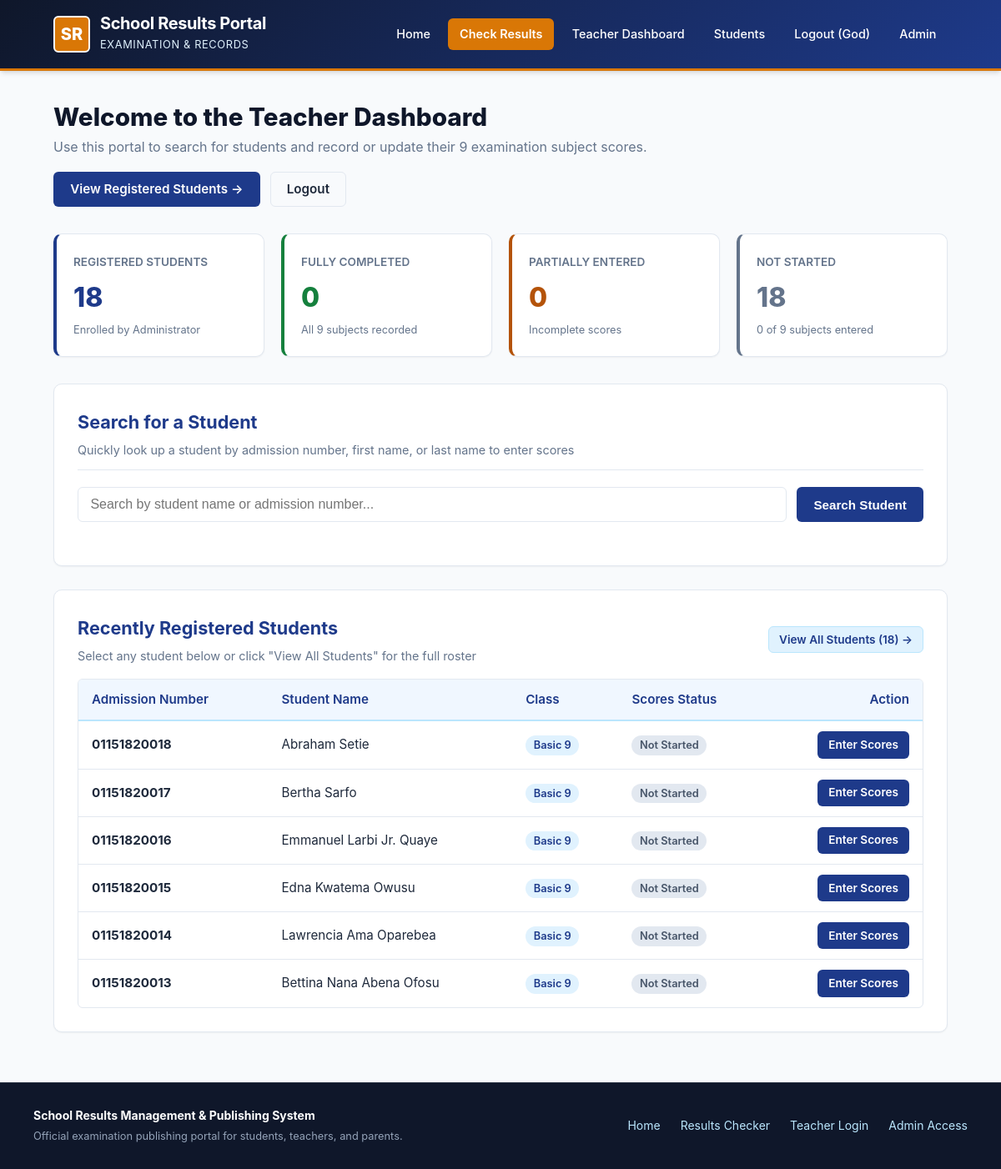
Screenshot of /teacher/dashboard/ (signed in) with the database file from the repository.
### students/models.py (models this page shows, shortened)
class Student(models.Model):
    admission_number = models.CharField(
        max_length=20,
        unique=True,
        verbose_name="Admission Number"
    )
    first_name = models.CharField(max_length=50, verbose_name="First Name")
    last_name = models.CharField(max_length=50, verbose_name="Last Name")
    class_name = models.CharField(max_length=20, verbose_name="Class")
    date_registered = models.DateTimeField(auto_now_add=True, verbose_name="Date Registered")
    class Meta:
        ordering = ['class_name', 'last_name', 'first_name']
        verbose_name = "Student"
        verbose_name_plural = "Students"
    @property
    def full_name(self):
        return f"{self.first_name} {self.last_name}"
    @property
    def index_number(self):
        """Backwards compatibility alias for admission_number."""
        return self.admission_number

### accounts/views.py (the view, shortened to what this page needs)
# urls.py: path('teacher/dashboard/', views.teacher_dashboard, name='teacher_dashboard'),
@login_required(login_url='teacher_login')
def teacher_dashboard(request):
    total_students = Student.objects.count()
    total_subjects = Subject.objects.count()
    students_with_results = Student.objects.annotate(
        results_count=Count('results')
    )
    complete_count = 0
    partial_count = 0
    not_started_count = 0
    for s in students_with_results:
        if total_subjects > 0 and s.results_count >= total_subjects:
            complete_count += 1
        elif s.results_count > 0:
            partial_count += 1
        else:
            not_started_count += 1
    query = request.GET.get('q', '').strip()
    search_results = None
    recent_students = Student.objects.all().order_by('-id')[:6].annotate(
        results_count=Count('results')
    )
    return render(request, 'accounts/teacher_dashboard.html', {
        'total_students': total_students,
        'total_subjects': total_subjects,
        'complete_count': complete_count,
        'partial_count': partial_count,
        'not_started_count': not_started_count,
        'search_query': query,
        'search_results': search_results,
        'recent_students': recent_students,
    })

### templates/accounts/teacher_dashboard.html (shortened to what this page needs)
{% extends 'base.html' %}
{% block content %}
<div style="display: flex; justify-content: space-between; align-items: center; flex-wrap: wrap; gap: 1rem; margin-bottom: 2rem;">
    <div>
        <h2 style="color: var(--navy-dark); font-size: 1.85rem; font-weight: 800;">
            Welcome to the Teacher Dashboard
        </h2>
        <p style="color: var(--text-muted); font-size: 1rem;">
            Use this portal to search for students and record or update their 9 examination subject scores.
        </p>
    </div>
    <div style="display: flex; gap: 0.75rem;">
        <a href="{% url 'teacher_students' %}" class="btn btn-primary">
            View Registered Students &rarr;
        </a>
        <a href="{% url 'teacher_logout' %}" class="btn btn-outline">
            Logout
        </a>
    </div>
</div>
<div style="display: grid; grid-template-columns: repeat(auto-fit, minmax(220px, 1fr)); gap: 1.25rem; margin-bottom: 2rem;">
    <div class="card" style="margin-bottom: 0; padding: 1.25rem; border-left: 4px solid var(--navy-primary);">
        <span style="font-size: 0.85rem; color: var(--text-muted); text-transform: uppercase; font-weight: 600;">Registered Students</span>
        <div style="font-size: 2rem; font-weight: 800; color: var(--navy-primary); margin-top: 0.25rem;">
            {{ total_students }}
        </div>
        <span style="font-size: 0.8rem; color: var(--text-muted);">Enrolled by Administrator</span>
    </div>
    <div class="card" style="margin-bottom: 0; padding: 1.25rem; border-left: 4px solid var(--success);">
        <span style="font-size: 0.85rem; color: var(--text-muted); text-transform: uppercase; font-weight: 600;">Fully Completed</span>
        <div style="font-size: 2rem; font-weight: 800; color: var(--success); margin-top: 0.25rem;">
            {{ complete_count }}
        </div>
        <span style="font-size: 0.8rem; color: var(--text-muted);">All 9 subjects recorded</span>
    </div>
    <div class="card" style="margin-bottom: 0; padding: 1.25rem; border-left: 4px solid var(--warning);">
        <span style="font-size: 0.85rem; color: var(--text-muted); text-transform: uppercase; font-weight: 600;">Partially Entered</span>
        <div style="font-size: 2rem; font-weight: 800; color: var(--warning); margin-top: 0.25rem;">
            {{ partial_count }}
        </div>
        <span style="font-size: 0.8rem; color: var(--text-muted);">Incomplete scores</span>
    </div>
    <div class="card" style="margin-bottom: 0; padding: 1.25rem; border-left: 4px solid var(--text-muted);">
        <span style="font-size: 0.85rem; color: var(--text-muted); text-transform: uppercase; font-weight: 600;">Not Started</span>
        <div style="font-size: 2rem; font-weight: 800; color: var(--text-muted); margin-top: 0.25rem;">
            {{ not_started_count }}
        </div>
        <span style="font-size: 0.8rem; color: var(--text-muted);">0 of 9 subjects entered</span>
    </div>
</div>
<div class="card">
    <div class="card-header">
        <h3 class="card-title">Search for a Student</h3>
        <p class="card-subtitle">Quickly look up a student by admission number, first name, or last name to enter scores</p>
    </div>
    <form method="GET" action="{% url 'teacher_dashboard' %}" style="display: flex; gap: 0.75rem; flex-wrap: wrap; margin-bottom: 1.5rem;">
        <input
            type="text"
            name="q"
            value="{{ search_query }}"
            class="form-control"
            placeholder="Search by student name or admission number..."
            style="flex: 1; min-width: 260px;"
            required
        >
        <button type="submit" class="btn btn-primary">Search Student</button>
    </form>
</div>
<div class="card">
    <div style="display: flex; justify-content: space-between; align-items: center; margin-bottom: 1rem; flex-wrap: wrap; gap: 0.5rem;">
        <div>
            <h3 class="card-title" style="margin-bottom: 0.2rem;">Recently Registered Students</h3>
            <p class="card-subtitle">Select any student below or click "View All Students" for the full roster</p>
        </div>
        <a href="{% url 'teacher_students' %}" class="btn btn-secondary btn-sm">
            View All Students ({{ total_students }}) &rarr;
        </a>
    </div>
    {% if recent_students %}
        <div class="table-responsive">
            <table class="table">
                <thead>
                    <tr>
                        <th>Admission Number</th>
                        <th>Student Name</th>
                        <th>Class</th>
                        <th>Scores Status</th>
                        <th style="text-align: right;">Action</th>
                    </tr>
                </thead>
                <tbody>
                    {% for student in recent_students %}
                        <tr>
                            <td><strong>{{ student.admission_number }}</strong></td>
                            <td>{{ student.full_name }}</td>
                            <td><span class="badge badge-info">{{ student.class_name }}</span></td>
                            <td>
                                {% if student.results_count >= total_subjects and total_subjects > 0 %}
                                    <span class="badge badge-success">Completed ({{ student.results_count }}/{{ total_subjects }})</span>
                                {% elif student.results_count > 0 %}
                                    <span class="badge badge-warning">Partial ({{ student.results_count }}/{{ total_subjects }})</span>
                                {% else %}
                                    <span class="badge" style="background:#e2e8f0; color:#475569;">Not Started</span>
                                {% endif %}
                            </td>
                            <td style="text-align: right;">
                                <a href="{% url 'teacher_enter_scores' student.id %}" class="btn btn-primary btn-sm">
                                    {% if student.results_count > 0 %}Update Scores{% else %}Enter Scores{% endif %}
                                </a>
                            </td>
                        </tr>
                    {% endfor %}
                </tbody>
            </table>
        </div>
    {% endif %}
</div>
{% endblock %}

### templates/base.html (shortened to what this page needs)
{% load static %}
<!DOCTYPE html>
<html lang="en">
<head>
    <link rel="stylesheet" href="{% static 'css/style.css' %}">
</head>
<body>
    <header class="site-header">
        <div class="header-container">
            <a href="{% url 'home' %}" class="school-brand">
                <div class="brand-crest">SR</div>
                <div class="brand-text">
                    <h1>School Results Portal</h1>
                    <span>Examination & Records</span>
                </div>
            </a>
            <nav class="main-nav">
                <a href="{% url 'home' %}" class="nav-link">Home</a>
                <a href="{% url 'parent_search' %}" class="nav-link nav-btn-highlight">Check Results</a>
                {% if user.is_authenticated %}
                    <a href="{% url 'teacher_dashboard' %}" class="nav-link">Teacher Dashboard</a>
                    <a href="{% url 'teacher_students' %}" class="nav-link">Students</a>
                    <a href="{% url 'teacher_logout' %}" class="nav-link">Logout ({{ user.username }})</a>
                {% else %}
                    <a href="{% url 'teacher_login' %}" class="nav-link">Teacher Portal</a>
                {% endif %}
                <a href="/admin/" class="nav-link" target="_blank">Admin</a>
            </nav>
        </div>
    </header>
    <main class="site-content">
        {% block content %}
        {% endblock %}
    </main>
    <footer class="site-footer">
        <div class="footer-container">
            <div>
                <strong>School Results Management &amp; Publishing System</strong>
                <p style="margin-top: 0.25rem; color: #94a3b8; font-size: 0.8rem;">
                    Official examination publishing portal for students, teachers, and parents.
                </p>
            </div>
            <div class="footer-links">
                <a href="{% url 'home' %}">Home</a>
                <a href="{% url 'parent_search' %}">Results Checker</a>
                <a href="{% url 'teacher_login' %}">Teacher Login</a>
                <a href="/admin/">Admin Access</a>
            </div>
        </div>
    </footer>
</body>
</html>

### rows the page displays
Student: admission_number "01151820018", full_name "Abraham Setie", class_name "Basic 9", shows "Not Started", shows "Enter Scores"
Student: admission_number "01151820017", full_name "Bertha Sarfo", class_name "Basic 9", shows "Not Started", shows "Enter Scores"
Student: admission_number "01151820016", full_name "Emmanuel Larbi Jr. Quaye", class_name "Basic 9", shows "Not Started", shows "Enter Scores"
Student: admission_number "01151820015", full_name "Edna Kwatema Owusu", class_name "Basic 9", shows "Not Started", shows "Enter Scores"
Student: admission_number "01151820014", full_name "Lawrencia Ama Oparebea", class_name "Basic 9", shows "Not Started", shows "Enter Scores"
Student: admission_number "01151820013", full_name "Bettina Nana Abena Ofosu", class_name "Basic 9", shows "Not Started", shows "Enter Scores"

### other values shown
{{ user.username }} "God"
{{ total_students }} "18"
{{ complete_count }} "0"
{{ partial_count }} "0"
{{ not_started_count }} "18"
